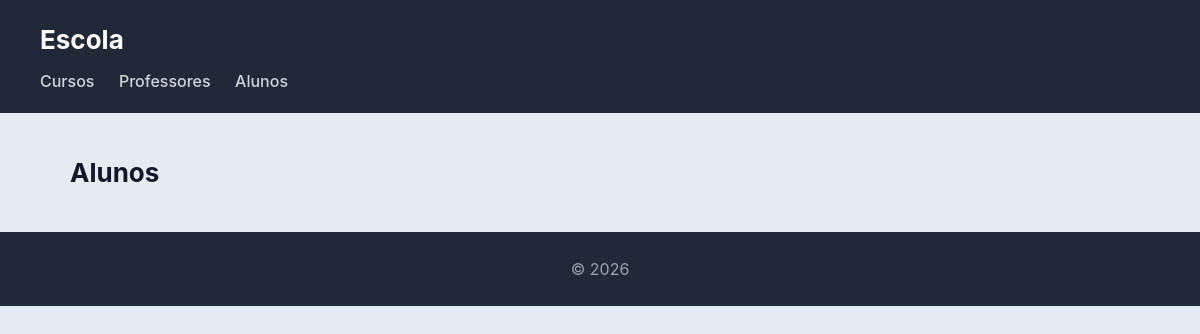
The page /escola/alunos/ on the database as committed earlier.
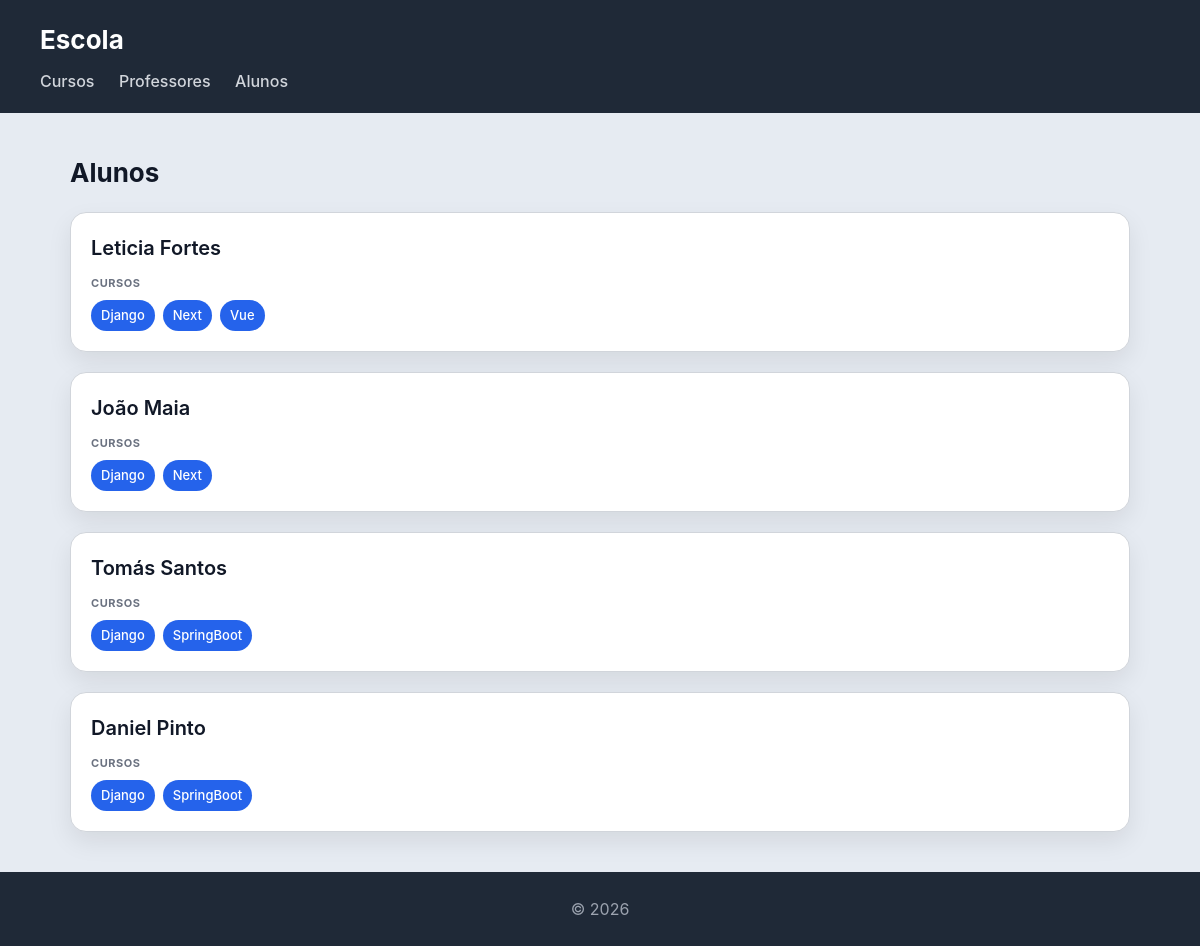
The same page on the database as committed later.
### escola/models.py (models this page shows)
class Aluno(models.Model):
    nome = models.CharField(max_length=100)
    numero = models.CharField(max_length=20, unique=True)
    def __str__(self):
        return self.nome

class Curso(models.Model):
    nome = models.CharField(max_length=100)
    imagem = models.ImageField(upload_to='cursos/')
    professor = models.ForeignKey(Professor, on_delete=models.CASCADE, related_name='cursos')
    alunos = models.ManyToManyField(Aluno, related_name='cursos')
    def __str__(self):
        return self.nome

### escola/views.py (the view)
# urls.py: path('alunos/', views.alunos_view, name="alunos"),
def alunos_view(request):
    alunos = (
        Aluno.objects
        .prefetch_related('cursos')
        .all()
    )
    return render(request, 'escola/alunos.html', {'alunos': alunos})

### escola/templates/escola/alunos.html
{% extends "escola/base.html" %}
{% block content %}
<h2>Alunos</h2>
<section>
    {% for aluno in alunos %}
    <article>
        <header>
            <h3>{{ aluno }}</h3>
        </header>
        <section>
            <h4>Cursos</h4>
            <ul>
                {% for curso in aluno.cursos.all %}
                    <li>
                        <a href="{% url 'curso' curso.id %}">
                        {{ curso }}
                        </a>
                    </li>
               {% endfor %}
            </ul>
        </section>
    </article>
    {% endfor %}
</section>
{% endblock %}

Rows that differ between the two databases and show on the page:
added Aluno: nome "Leticia Fortes"
added Curso: nome "Django"
added Curso: nome "Next"
added Curso: nome "Vue", shown under "Leticia Fortes"
added Aluno: nome "João Maia"
added Aluno: nome "Tomás Santos"
added Curso: nome "SpringBoot"
added Aluno: nome "Daniel Pinto"
